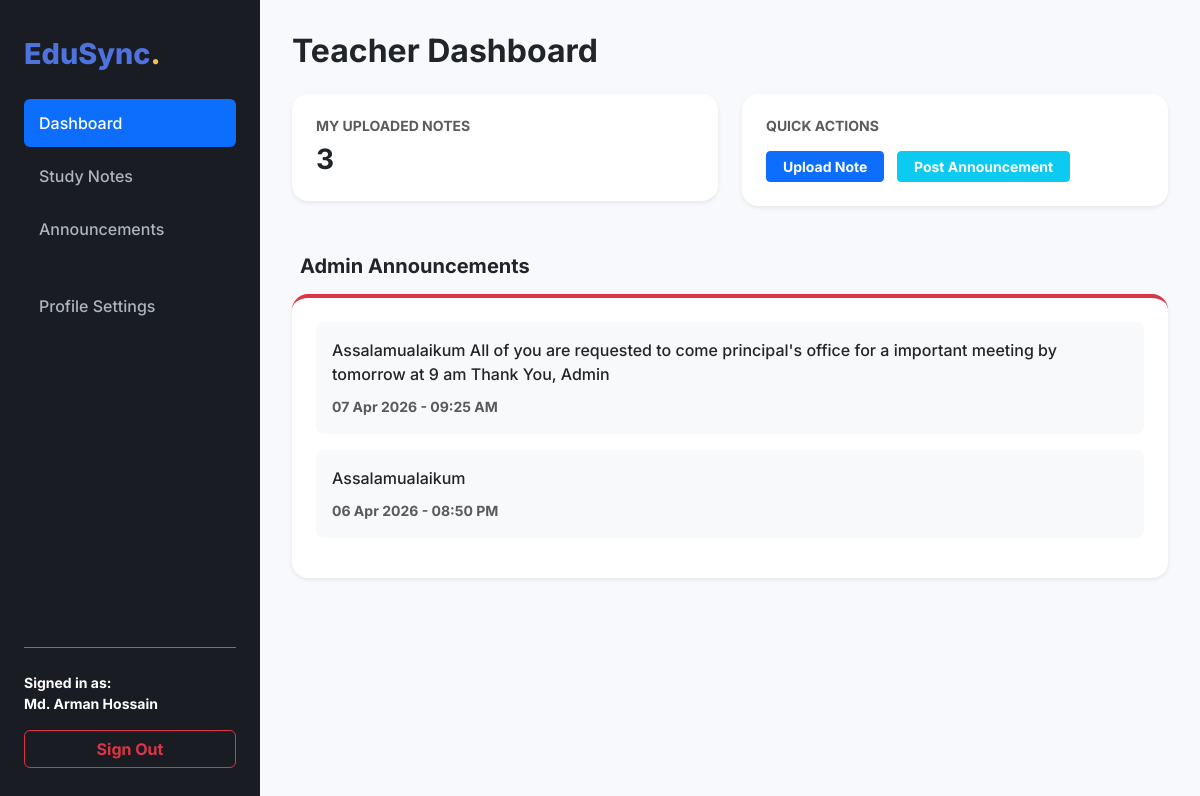
The page /teacher/dashboard.php (signed in) on the database its author committed.
### tables this page shows
CREATE TABLE `announcements` (
  `id` int(11) NOT NULL,
  `sender_id` int(11) NOT NULL,
  `sender_role` varchar(20) NOT NULL,
  `target_role` varchar(20) NOT NULL,
  `target_class` varchar(50) DEFAULT NULL,
  `target_section` varchar(50) DEFAULT NULL,
  `subject` varchar(100) DEFAULT NULL,
  `target_user_id` int(11) DEFAULT NULL,
  `message` text NOT NULL,
  `created_at` timestamp NOT NULL DEFAULT current_timestamp()
);

### teacher/dashboard.php (the view, shortened to what this page needs)
<?php
require_once '../config/db.php';
$teacher_id = $_SESSION['user_id'];
$my_notes = $conn->query("SELECT COUNT(*) as total FROM notes WHERE teacher_id = $teacher_id")->fetch_assoc();
include '../includes/header.php';
?>
<div class="wrapper" style="display: flex; min-height: 100vh; background-color: #f8f9fc;">
    <?php include '../includes/sidebar.php'; ?>
    <div class="main-content" style="flex: 1; margin-left: 260px; padding: 2rem;">
        <h2 class="fw-bold text-dark mb-4">Teacher Dashboard</h2>
        <div class="row g-4 mb-5">
            <div class="col-md-6">
                <div class="card p-4 border-0 shadow-sm rounded-4" style="border-left: 5px solid #4e73df;">
                    <h6 class="text-uppercase text-muted small fw-bold">My Uploaded Notes</h6>
                    <h3 class="fw-bold mb-0"><?php echo $my_notes['total']; ?></h3>
                </div>
            </div>
            <div class="col-md-6">
                <div class="card p-4 border-0 shadow-sm rounded-4" style="border-left: 5px solid #36b9cc;">
                    <h6 class="text-uppercase text-muted small fw-bold">Quick Actions</h6>
                    <div class="mt-2">
                        <a href="upload_notes.php" class="btn btn-sm btn-primary me-2 px-3 fw-bold">Upload Note</a>
                        <a href="announcements.php" class="btn btn-sm btn-info text-white px-3 fw-bold">Post Announcement</a>
                    </div>
                </div>
            </div>
        </div>
        <h5 class="fw-bold text-dark mb-3 mt-5"><i class="fa-solid fa-bullhorn text-danger me-2"></i>Admin Announcements</h5>
        <div class="row">
            <div class="col-12">
                <div class="card p-4 border-0 shadow-sm rounded-4 border-top border-danger border-4">
                    <?php
                    $admin_msg = $conn->query("SELECT * FROM announcements WHERE sender_role = 'admin' AND (target_role = 'all' OR target_role = 'all_teachers' OR (target_role = 'specific_teacher' AND target_user_id = $teacher_id)) ORDER BY created_at DESC LIMIT 5");
                    if($admin_msg->num_rows > 0):
                        while($m = $admin_msg->fetch_assoc()): ?>
                            <div class="bg-light p-3 rounded-3 mb-3">
                                <p class="mb-2 fw-medium text-dark"><?php echo $m['message']; ?></p>
                                <small class="text-muted fw-bold"><?php echo date('d M Y - h:i A', strtotime($m['created_at'])); ?></small>
                            </div>
                        <?php endwhile;
                    else: ?>
                        <p class="text-muted mb-0">No recent announcements from Admin.</p>
                    <?php endif; ?>
                </div>
            </div>
        </div>
    </div>
</div>
<?php include '../includes/footer.php'; ?>

### assets/css/style.css (style rules this page uses)
:root { --primary: #4e73df; --sidebar-bg: #1a1c23; --sidebar-hover: #2d303e; --bg-light: #f8f9fc; }
body { font-family: 'Inter', sans-serif; background-color: var(--bg-light); margin: 0; }
.wrapper { display: flex; min-height: 100vh; }
.main-content { flex: 1; margin-left: 260px; padding: 2rem; }

### rows shown on the page
announcements: message "Assalamualaikum All of you are requested to come principal's office for a important meeting by tomorrow at 9 am Thank You, Admin", created_at "07 Apr 2026 - 09:25 AM"
announcements: message "Assalamualaikum", created_at "06 Apr 2026 - 08:50 PM"

### other values the page prints
$user_name "Md. Arman Hossain"
$my_notes['total'] "3"
